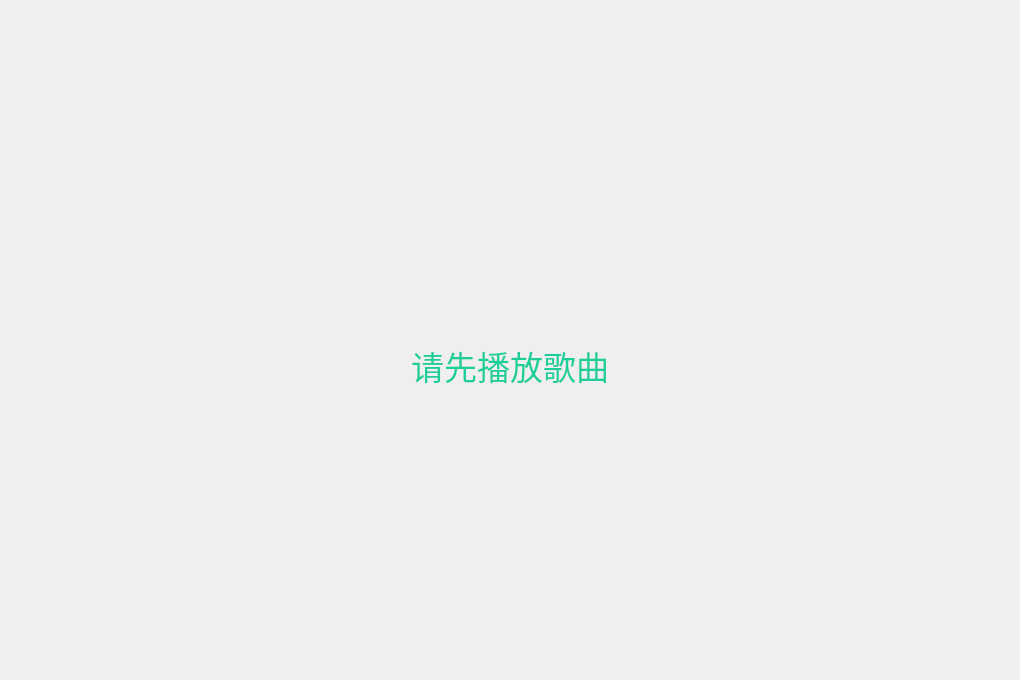
<?xml version="1.0" encoding="UTF-8"?>
<ui version="4.0">
 <class>LrcPage</class>
 <widget class="QWidget" name="LrcPage">
  <property name="geometry">
   <rect>
    <x>0</x>
    <y>0</y>
    <width>1020</width>
    <height>680</height>
   </rect>
  </property>
  <property name="windowTitle">
   <string>Form</string>
  </property>
  <layout class="QHBoxLayout" name="horizontalLayout">
   <property name="spacing">
    <number>0</number>
   </property>
   <property name="leftMargin">
    <number>0</number>
   </property>
   <property name="topMargin">
    <number>0</number>
   </property>
   <property name="rightMargin">
    <number>0</number>
   </property>
   <property name="bottomMargin">
    <number>0</number>
   </property>
   <item>
    <widget class="QWidget" name="bgStyle" native="true">
     <property name="styleSheet">
      <string notr="true">#bgStyle{
	border-image: url(:/images/bg.png);
}

*{
	color:#FFFFFF
}</string>
     </property>
     <layout class="QVBoxLayout" name="verticalLayout">
      <property name="spacing">
       <number>0</number>
      </property>
      <property name="leftMargin">
       <number>0</number>
      </property>
      <property name="topMargin">
       <number>0</number>
      </property>
      <property name="rightMargin">
       <number>0</number>
      </property>
      <property name="bottomMargin">
       <number>0</number>
      </property>
      <item>
       <widget class="QWidget" name="lrcTop" native="true">
        <property name="minimumSize">
         <size>
          <width>0</width>
          <height>50</height>
         </size>
        </property>
        <property name="maximumSize">
         <size>
          <width>16777215</width>
          <height>50</height>
         </size>
        </property>
        <layout class="QHBoxLayout" name="horizontalLayout_2">
         <property name="spacing">
          <number>0</number>
         </property>
         <property name="leftMargin">
          <number>0</number>
         </property>
         <property name="topMargin">
          <number>0</number>
         </property>
         <property name="rightMargin">
          <number>0</number>
         </property>
         <property name="bottomMargin">
          <number>0</number>
         </property>
         <item>
          <widget class="QPushButton" name="hideBtn">
           <property name="minimumSize">
            <size>
             <width>30</width>
             <height>50</height>
            </size>
           </property>
           <property name="maximumSize">
            <size>
             <width>30</width>
             <height>50</height>
            </size>
           </property>
           <property name="styleSheet">
            <string notr="true">#hideBtn { border:none; }</string>
           </property>
           <property name="text">
            <string/>
           </property>
          </widget>
         </item>
         <item>
          <widget class="QWidget" name="titleBox" native="true">
           <layout class="QVBoxLayout" name="verticalLayout_2">
            <property name="spacing">
             <number>0</number>
            </property>
            <property name="leftMargin">
             <number>0</number>
            </property>
            <property name="topMargin">
             <number>0</number>
            </property>
            <property name="rightMargin">
             <number>0</number>
            </property>
            <property name="bottomMargin">
             <number>0</number>
            </property>
            <item>
             <widget class="QLabel" name="musicName">
              <property name="text">
               <string/>
              </property>
              <property name="alignment">
               <set>Qt::AlignCenter</set>
              </property>
             </widget>
            </item>
            <item>
             <widget class="QLabel" name="musicSinger">
              <property name="text">
               <string/>
              </property>
              <property name="alignment">
               <set>Qt::AlignCenter</set>
              </property>
             </widget>
            </item>
           </layout>
          </widget>
         </item>
        </layout>
       </widget>
      </item>
      <item>
       <widget class="QWidget" name="lrcContent" native="true">
        <layout class="QVBoxLayout" name="verticalLayout_3">
         <property name="spacing">
          <number>0</number>
         </property>
         <property name="leftMargin">
          <number>0</number>
         </property>
         <property name="topMargin">
          <number>0</number>
         </property>
         <property name="rightMargin">
          <number>0</number>
         </property>
         <property name="bottomMargin">
          <number>0</number>
         </property>
         <item>
          <spacer name="verticalSpacer">
           <property name="orientation">
            <enum>Qt::Vertical</enum>
           </property>
           <property name="sizeHint" stdset="0">
            <size>
             <width>20</width>
             <height>122</height>
            </size>
           </property>
          </spacer>
         </item>
         <item>
          <widget class="QLabel" name="line1">
           <property name="minimumSize">
            <size>
             <width>0</width>
             <height>50</height>
            </size>
           </property>
           <property name="maximumSize">
            <size>
             <width>16777215</width>
             <height>50</height>
            </size>
           </property>
           <property name="font">
            <font>
             <pointsize>15</pointsize>
            </font>
           </property>
           <property name="text">
            <string/>
           </property>
           <property name="alignment">
            <set>Qt::AlignCenter</set>
           </property>
          </widget>
         </item>
         <item>
          <widget class="QLabel" name="line2">
           <property name="minimumSize">
            <size>
             <width>0</width>
             <height>50</height>
            </size>
           </property>
           <property name="maximumSize">
            <size>
             <width>16777215</width>
             <height>50</height>
            </size>
           </property>
           <property name="font">
            <font>
             <pointsize>15</pointsize>
            </font>
           </property>
           <property name="text">
            <string/>
           </property>
           <property name="alignment">
            <set>Qt::AlignCenter</set>
           </property>
          </widget>
         </item>
         <item>
          <widget class="QLabel" name="line3">
           <property name="minimumSize">
            <size>
             <width>0</width>
             <height>50</height>
            </size>
           </property>
           <property name="maximumSize">
            <size>
             <width>16777215</width>
             <height>50</height>
            </size>
           </property>
           <property name="font">
            <font>
             <pointsize>15</pointsize>
            </font>
           </property>
           <property name="text">
            <string/>
           </property>
           <property name="alignment">
            <set>Qt::AlignCenter</set>
           </property>
          </widget>
         </item>
         <item>
          <widget class="QLabel" name="lineCenter">
           <property name="minimumSize">
            <size>
             <width>0</width>
             <height>80</height>
            </size>
           </property>
           <property name="maximumSize">
            <size>
             <width>16777215</width>
             <height>80</height>
            </size>
           </property>
           <property name="font">
            <font>
             <pointsize>25</pointsize>
            </font>
           </property>
           <property name="styleSheet">
            <string notr="true">#lineCenter{
	color:#1ECE9A;
}</string>
           </property>
           <property name="text">
            <string>请先播放歌曲</string>
           </property>
           <property name="alignment">
            <set>Qt::AlignCenter</set>
           </property>
          </widget>
         </item>
         <item>
          <widget class="QLabel" name="line4">
           <property name="minimumSize">
            <size>
             <width>0</width>
             <height>50</height>
            </size>
           </property>
           <property name="maximumSize">
            <size>
             <width>16777215</width>
             <height>50</height>
            </size>
           </property>
           <property name="font">
            <font>
             <pointsize>15</pointsize>
            </font>
           </property>
           <property name="text">
            <string/>
           </property>
           <property name="alignment">
            <set>Qt::AlignCenter</set>
           </property>
          </widget>
         </item>
         <item>
          <widget class="QLabel" name="line5">
           <property name="minimumSize">
            <size>
             <width>0</width>
             <height>50</height>
            </size>
           </property>
           <property name="maximumSize">
            <size>
             <width>16777215</width>
             <height>50</height>
            </size>
           </property>
           <property name="font">
            <font>
             <pointsize>15</pointsize>
            </font>
           </property>
           <property name="text">
            <string/>
           </property>
           <property name="alignment">
            <set>Qt::AlignCenter</set>
           </property>
          </widget>
         </item>
         <item>
          <widget class="QLabel" name="line6">
           <property name="minimumSize">
            <size>
             <width>0</width>
             <height>50</height>
            </size>
           </property>
           <property name="maximumSize">
            <size>
             <width>16777215</width>
             <height>50</height>
            </size>
           </property>
           <property name="font">
            <font>
             <pointsize>15</pointsize>
            </font>
           </property>
           <property name="text">
            <string/>
           </property>
           <property name="alignment">
            <set>Qt::AlignCenter</set>
           </property>
          </widget>
         </item>
         <item>
          <spacer name="verticalSpacer_2">
           <property name="orientation">
            <enum>Qt::Vertical</enum>
           </property>
           <property name="sizeHint" stdset="0">
            <size>
             <width>20</width>
             <height>122</height>
            </size>
           </property>
          </spacer>
         </item>
        </layout>
       </widget>
      </item>
     </layout>
    </widget>
   </item>
  </layout>
 </widget>
 <resources/>
 <connections/>
</ui>
